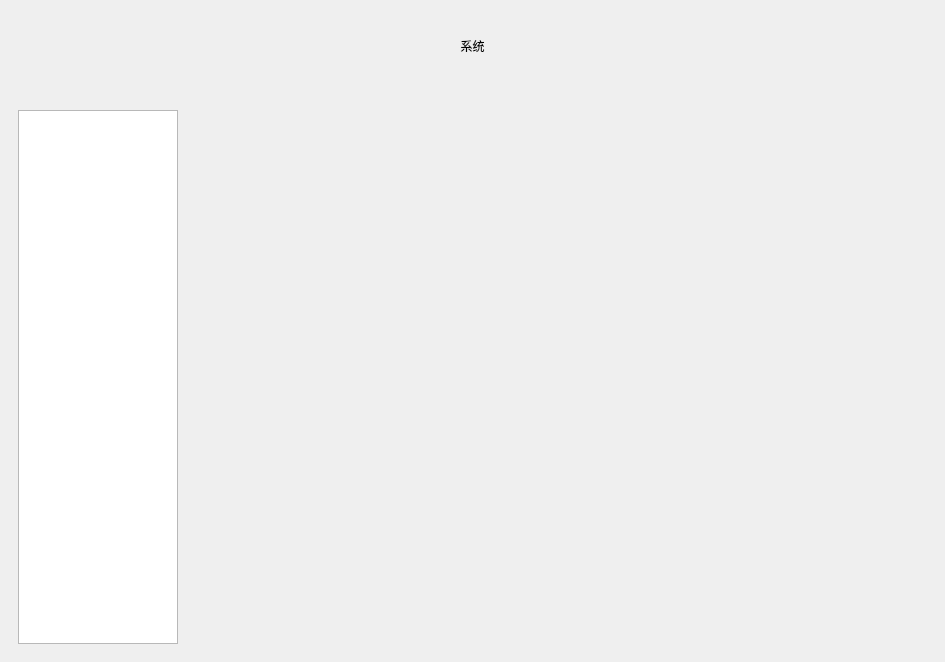
<?xml version="1.0" encoding="UTF-8"?>
<ui version="4.0">
 <class>AppWidget</class>
 <widget class="QWidget" name="AppWidget">
  <property name="geometry">
   <rect>
    <x>0</x>
    <y>0</y>
    <width>945</width>
    <height>662</height>
   </rect>
  </property>
  <layout class="QVBoxLayout" name="verticalLayout_2" stretch="0,1">
   <property name="spacing">
    <number>0</number>
   </property>
   <property name="leftMargin">
    <number>0</number>
   </property>
   <property name="topMargin">
    <number>0</number>
   </property>
   <property name="rightMargin">
    <number>0</number>
   </property>
   <property name="bottomMargin">
    <number>0</number>
   </property>
   <item>
    <widget class="QLabel" name="clientArea">
     <property name="minimumSize">
      <size>
       <width>0</width>
       <height>92</height>
      </size>
     </property>
     <property name="text">
      <string>系统</string>
     </property>
     <property name="alignment">
      <set>Qt::AlignCenter</set>
     </property>
    </widget>
   </item>
   <item>
    <widget class="QWidget" name="workArea" native="true">
     <layout class="QHBoxLayout" name="hLayout_workArea" stretch="0">
      <property name="spacing">
       <number>20</number>
      </property>
      <item>
       <widget class="QWidget" name="navigation" native="true">
        <layout class="QVBoxLayout" name="verticalLayout">
         <item>
          <widget class="QTreeWidget" name="selector">
           <property name="maximumSize">
            <size>
             <width>160</width>
             <height>16777215</height>
            </size>
           </property>
           <property name="editTriggers">
            <set>QAbstractItemView::NoEditTriggers</set>
           </property>
           <property name="showDropIndicator" stdset="0">
            <bool>false</bool>
           </property>
           <property name="animated">
            <bool>true</bool>
           </property>
           <property name="expandsOnDoubleClick">
            <bool>true</bool>
           </property>
           <attribute name="headerVisible">
            <bool>false</bool>
           </attribute>
           <column>
            <property name="text">
             <string>1</string>
            </property>
           </column>
          </widget>
         </item>
        </layout>
       </widget>
      </item>
     </layout>
    </widget>
   </item>
  </layout>
 </widget>
 <resources/>
 <connections/>
</ui>
